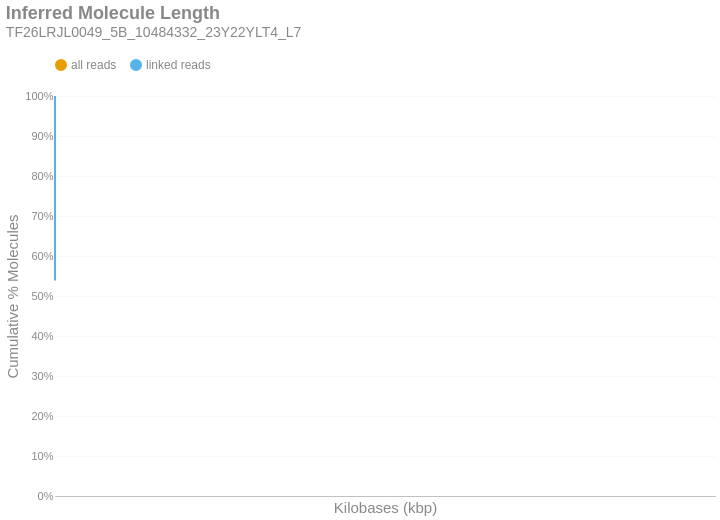

Notebook code cell kept with this figure:
### Markdown cell above
### Inferred Molecule Length
This is the cumulative frequency distribution of molecule lengths inferred from the first and last alignment positions along a contig for all alignments associated with a single linked-read barcode on a given contig.There are two distributions: one with `all` the alignments (yellow) and another with only `linked reads` (blue). The percent of molecules in the `linked reads` distribution is relative to the total number of linked molecules.

### Code cell
if SKIPLR:
    print_html(f"Skipped")
else:
    binned_df = consolidated_hist(valids['length_inferred']/1000, mask, 10, True)
    binned_df = binned_df.with_columns(
        pl.when(pl.col('bin').cast(pl.Utf8) == '0').then(pl.lit('1')).otherwise(pl.col('bin').cast(pl.Utf8)).alias('bin')
    )
    with SafeRender(binned_df):
        (
            density_plot(binned_df, 'Inferred Molecule Length', samplename, 'inferredlen')
            .transform_calculate(bin_kb='datum.bin / 1000')
            .encode(
                x=alt.X('bin_kb:Q', title="Kilobases (kbp)").scale(type='log', padding=0).axis(labelAngle=-40),
                y=alt.Y('value:Q', title='Cumulative % Molecules')
                    .axis(format='%')
                    .stack(False)
                    .scale(domainMin=0, domainMax=1,padding=0),
                color=alt.Color("key:N").scale(domain = ["all reads", "linked reads"]),
                tooltip = [
                    alt.Tooltip("key:N", title = "Data Type"),
                    alt.Tooltip("range_label:N", title="Kilobases"),
                    alt.Tooltip("value:Q", format = ".2%", title="% Molecules (Cum.)")
                ]
            )
        ).display()

### Figure 1 — Vega-Lite specification as saved in the notebook (floating-point values rounded to 4 significant figures)
{"width": "container", "height": 400, "config": {"title": {"anchor": "start", "dy": -15, "fontSize": 18, "color": "#888888", "subtitleColor": "#888888", "subtitleFontSize": 14}, "arc": {"fill": "#0072B2"}, "axis": {"domainColor": "#888888", "domainWidth": 0.5, "gridWidth": 0.2, "grid": false, "titleFontWeight": 400, "titleFontSize": 15, "labelFontSize": 11, "labelColor": "#888888", "tickColor": "#888888", "tickWidth": 0.2, "titleColor": "#888888"}, "axisBand": {"grid": false}, "axisX": {"grid": true, "tickSize": 10, "domainCap": "round"}, "axisY": {"domain": false, "grid": true, "tickSize": 0, "domainCap": "round"}, "background": "transparent", "header": {"labelFontSize": 15, "labelColor": "#888888", "titleFontSize": 15, "titleFontWeight": 600, "titleColor": "#888888"}, "legend": {"labelFont": "sans-serif", "labelFontSize": 12, "labelColor": "#888888", "symbolSize": 100, "symbolType": "circle", "titleFontSize": 12, "titlePadding": 10, "titleColor": "#888888", "title": null, "orient": "top"}, "range": {"category": ["#E69F00", "#56B4E9", "#009E73", "#F0E442", "#0072B2", "#D55E00", "#CC79A7", "#000000"], "diverging": ["#cfe8f3", "#a2d4ec", "#73bfe2", "#46abdb", "#1696d2", "#12719e"]}, "area": {"fill": "#0072B2", "fillOpacity": 0.7, "line": true, "strokeOpacity": 0.7}, "line": {"color": "#0072B2", "stroke": "#0072B2", "strokeWidth": 2}, "trail": {"color": "#0072B2", "stroke": "#0072B2", "strokeWidth": 0, "size": 1}, "point": {"filled": true, "fillOpacity": 1.0, "size": 95}, "text": {"color": "#888888", "fontSize": 11, "align": "right", "fontWeight": 400, "size": 11}, "bar": {"fill": "#0072B2", "stroke": null}, "view": {"stroke": null, "continuousWidth": 660, "continuousHeight": 400}}, "data": {"name": "data-391d17194c04556b9eceac8786bec176"}, "mark": {"type": "line", "interpolate": "monotone", "point": {"opacity": 0, "size": 275}}, "encoding": {"color": {"field": "key", "scale": {"domain": ["all reads", "linked reads"]}, "type": "nominal"}, "tooltip": [{"field": "key", "title": "Data Type", "type": "nominal"}, {"field": "range_label", "title": "Kilobases", "type": "nominal"}, {"field": "value", "format": ".2%", "title": "% Molecules (Cum.)", "type": "quantitative"}], "x": {"axis": {"labelAngle": -40}, "field": "bin_kb", "scale": {"type": "log", "padding": 0}, "title": "Kilobases (kbp)", "type": "quantitative"}, "y": {"axis": {"format": "%"}, "field": "value", "scale": {"domainMin": 0, "domainMax": 1, "padding": 0}, "stack": false, "title": "Cumulative % Molecules", "type": "quantitative"}}, "params": [{"name": "param_c36ac31b6afebe62", "select": {"type": "point", "fields": ["key"]}, "bind": "legend"}], "title": {"text": "Inferred Molecule Length", "subtitle": "TF26LRJL0049_5B_10484332_23Y22YLT4_L7"}, "transform": [{"fold": ["all reads (cumsum)", "linked reads (cumsum)"]}, {"calculate": "replace(datum.key, ' (cumsum)', '')", "as": "key"}, {"filter": {"param": "param_c36ac31b6afebe62"}}, {"calculate": "datum.bin / 1000", "as": "bin_kb"}], "usermeta": {"embedOptions": {"downloadFileName": "TF26LRJL0049_5B_10484332_23Y22YLT4_L7.inferredlen"}}, "$schema": "https://vega.github.io/schema/vega-lite/v6.4.1.json", "datasets": {"data-391d17194c04556b9eceac8786bec176": [{"bin": "0.0", "interval": "0.0-10.0", "all reads": 0.8125, "linked reads": 0.5388, "all reads (cumsum)": 0.8125, "linked reads (cumsum)": 0.5388, "range_label": "0-9"}, {"bin": "10.0", "interval": "10.0-20.0", "all reads": 0.1022, "linked reads": 0.251, "all reads (cumsum)": 0.9147, "linked reads (cumsum)": 0.7898, "range_label": "10-19"}, {"bin": "20.0", "interval": "20.0-30.0", "all reads": 0.05003, "linked reads": 0.1233, "all reads (cumsum)": 0.9648, "linked reads (cumsum)": 0.9132, "range_label": "20-29"}, {"bin": "30.0", "interval": "30.0-40.0", "all reads": 0.02188, "linked reads": 0.05389, "all reads (cumsum)": 0.9867, "linked reads (cumsum)": 0.967, "range_label": "30-39"}, {"bin": "40.0", "interval": "40.0-50.0", "all reads": 0.008887, "linked reads": 0.02184, "all reads (cumsum)": 0.9955, "linked reads (cumsum)": 0.9889, "range_label": "40-49"}, {"bin": "50.0", "interval": "50.0-60.0", "all reads": 0.002859, "linked reads": 0.007115, "all reads (cumsum)": 0.9984, "linked reads (cumsum)": 0.996, "range_label": "50-59"}, {"bin": "60.0", "interval": "60.0-70.0", "all reads": 0.001001, "linked reads": 0.002496, "all reads (cumsum)": 0.9994, "linked reads (cumsum)": 0.9985, "range_label": "60-69"}, {"bin": "70.0", "interval": "70.0-80.0", "all reads": 0.0003828, "linked reads": 0.0009551, "all reads (cumsum)": 0.9998, "linked reads (cumsum)": 0.9995, "range_label": "70-79"}, {"bin": "80.0", "interval": "80.0-90.0", "all reads": 0.0001349, "linked reads": 0.0003368, "all reads (cumsum)": 0.9999, "linked reads (cumsum)": 0.9998, "range_label": "80-89"}, {"bin": "90.0", "interval": "90.0-100.0", "all reads": 5.204e-05, "linked reads": 0.00013, "all reads (cumsum)": 1.0, "linked reads (cumsum)": 0.9999, "range_label": "90-99"}, {"bin": "100.0", "interval": "100.0-110.0", "all reads": 1.847e-05, "linked reads": 4.611e-05, "all reads (cumsum)": 1.0, "linked reads (cumsum)": 1.0, "range_label": "100-109"}, {"bin": "110.0", "interval": "110.0-120.0", "all reads": 6.715e-06, "linked reads": 1.677e-05, "all reads (cumsum)": 1.0, "linked reads (cumsum)": 1.0, "range_label": "110-119"}, {"bin": "120.0", "interval": "120.0-130.0", "all reads": 3.917e-06, "linked reads": 9.781e-06, "all reads (cumsum)": 1.0, "linked reads (cumsum)": 1.0, "range_label": "120-129"}, {"bin": "130.0", "interval": "130.0-140.0", "all reads": 1.959e-06, "linked reads": 4.891e-06, "all reads (cumsum)": 1.0, "linked reads (cumsum)": 1.0, "range_label": "130-139"}, {"bin": "140.0", "interval": "140.0-150.0", "all reads": 2.798e-07, "linked reads": 6.987e-07, "all reads (cumsum)": 1.0, "linked reads (cumsum)": 1.0, "range_label": "140-149"}, {"bin": "150.0", "interval": "150.0-160.0", "all reads": 2.798e-07, "linked reads": 6.987e-07, "all reads (cumsum)": 1.0, "linked reads (cumsum)": 1.0, "range_label": "150-159"}]}}
